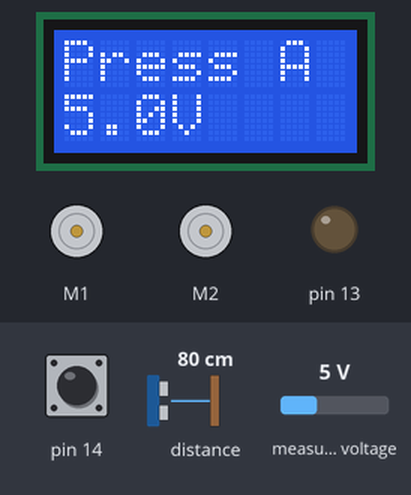
A sketch run on a simulated Arduino Leonardo, built with avr-gcc and run on an emulated ATmega32U4. Shown: 8×2 character LCD, 2 × DC motor (green arrow = forward, orange = backward, longer = faster), output pins drawn as LEDs (lit = HIGH). The test bench sets the inputs (shaded band); at power-on: pin 14 HIGH, distance to the obstacle 80 cm, measured voltage 5 V.

Above: at 1.2 s.
1.3 s: pin 14 pulled LOW for 0.15 s
At 1.35 s:
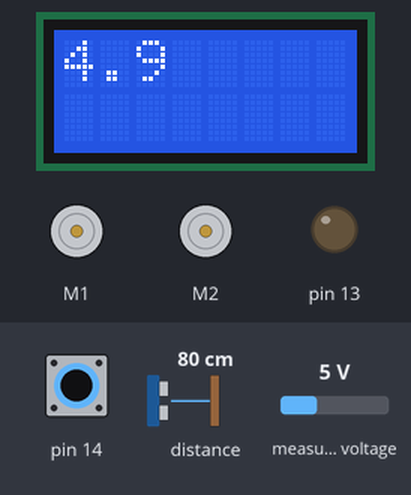
2.0 s: pin 14 pulled LOW for 1 s
At 3.2 s:
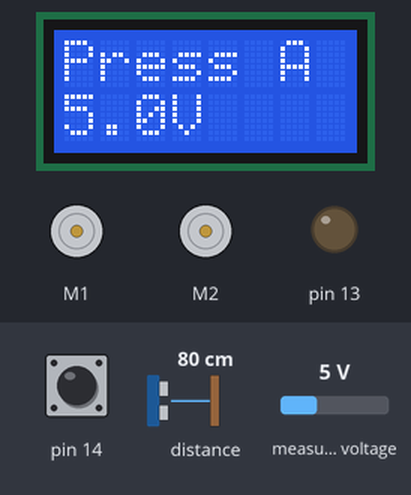
4.5 s: pin 14 pulled LOW for 0.15 s
At 4.65 s:
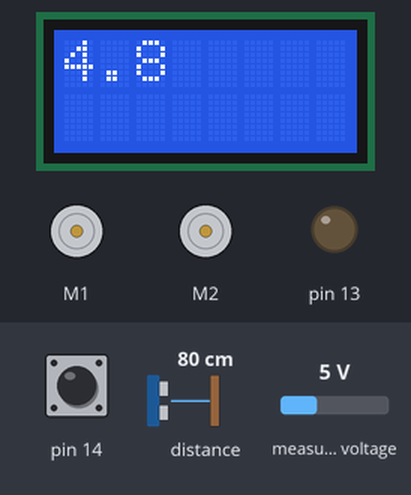
5.2 s: pin 14 pulled LOW for 3.2 s
At 5.6 s:
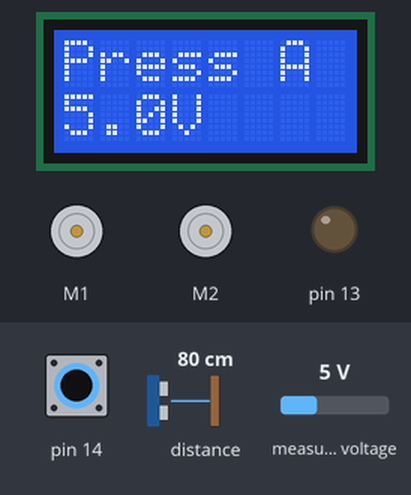
9.9 s: pin 14 pulled LOW for 0.15 s
At 15.4 s:
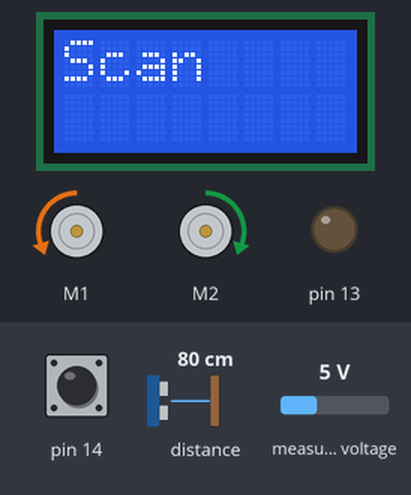
Timing chart, 0 to 20.6 s (numbered marks = the images above; inputs shaded):
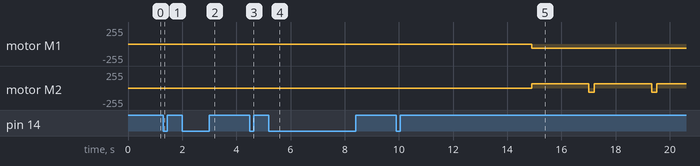

The sketch:

ExampleInLibrary.ino
```cpp
/* This example shows how you might use the Zumo 32U4 in a robot
sumo competition.

It uses the line sensors to detect the white border of the sumo
ring so it can avoid driving out of the ring (similar to the
BorderDetect example).  It also uses the Zumo 32U4's proximity
sensors to scan for nearby opponents and drive towards them.

For this code to work, jumpers on the front sensor array
must be installed in order to connect pin 4 to RGT and connect
pin 20 to LFT.

This code was tested on a Zumo 32U4 with 75:1 HP micro metal
gearmotors. */

#include <Wire.h>
#include <Zumo32U4.h>

Zumo32U4LCD lcd;
Zumo32U4ButtonA buttonA;
Zumo32U4Buzzer buzzer;
Zumo32U4Motors motors;
Zumo32U4LineSensors lineSensors;
Zumo32U4ProximitySensors proxSensors;

unsigned int lineSensorValues[3];

// When the reading on a line sensor goes below this value, we
// consider that line sensor to have detected the white border at
// the edge of the ring.  This value might need to be tuned for
// different lighting conditions, surfaces, etc.
const uint16_t lineSensorThreshold = 500;//1000

// The speed that the robot uses when backing up.
const uint16_t reverseSpeed = 100;//200

// The speed that the robot uses when turning.
const uint16_t turnSpeed = 100;//200

// The speed that the robot usually uses when moving forward.
// You don't want this to be too fast because then the robot
// might fail to stop when it detects the white border.
const uint16_t forwardSpeed = 150;//200

// These two variables specify the speeds to apply to the motors
// when veering left or veering right.  While the robot is
// driving forward, it uses its proximity sensors to scan for
// objects ahead of it and tries to veer towards them.
const uint16_t veerSpeedLow = 0;
const uint16_t veerSpeedHigh = 100;//250

// The speed that the robot drives when it detects an opponent in
// front of it, either with the proximity sensors or by noticing
// that it is caught in a stalemate (driving forward for several
// seconds without reaching a border).  400 is full speed.
const uint16_t rammingSpeed = 100;//400

// The amount of time to spend backing up after detecting a
// border, in milliseconds.
const uint16_t reverseTime = 200;

// The minimum amount of time to spend scanning for nearby
// opponents, in milliseconds.
const uint16_t scanTimeMin = 200;

// The maximum amount of time to spend scanning for nearby
// opponents, in milliseconds.
const uint16_t scanTimeMax = 2100;

// The amount of time to wait between detecting a button press
// and actually starting to move, in milliseconds.  Typical robot
// sumo rules require 5 seconds of waiting.
const uint16_t waitTime = 5000;

// If the robot has been driving forward for this amount of time,
// in milliseconds, without reaching a border, the robot decides
// that it must be pushing on another robot and this is a
// stalemate, so it increases its motor speed.
const uint16_t stalemateTime = 4000;

// This enum lists the top-level states that the robot can be in.
enum State
{
  StatePausing,
  StateWaiting,
  StateScanning,
  StateDriving,
  StateBacking,
};

State state = StatePausing;

enum Direction
{
  DirectionLeft,
  DirectionRight,
};

// scanDir is the direction the robot should turn the next time
// it scans for an opponent.
Direction scanDir = DirectionLeft;

// The time, in milliseconds, that we entered the current top-level state.
uint16_t stateStartTime;

// The time, in milliseconds, that the LCD was last updated.
uint16_t displayTime;

// This gets set to true whenever we change to a new state.
// A state can read and write this variable this in order to
// perform actions just once at the beginning of the state.
bool justChangedState;

// This gets set whenever we clear the display.
bool displayCleared;

void setup()
{
  // Uncomment if necessary to correct motor directions:
  //motors.flipLeftMotor(true);
  //motors.flipRightMotor(true);

  lineSensors.initThreeSensors();
  proxSensors.initThreeSensors();

  changeState(StatePausing);
}

void loop()
{
  bool buttonPress = buttonA.getSingleDebouncedPress();

  if (state == StatePausing)
  {
    // In this state, we just wait for the user to press button
    // A, while displaying the battery voltage every 100 ms.

    motors.setSpeeds(0, 0);

    if (justChangedState)
    {
      justChangedState = false;
      lcd.print(F("Press A"));
    }

    if (displayIsStale(100))
    {
      displayUpdated();
      lcd.gotoXY(0, 1);
      lcd.print(readBatteryMillivolts()/1000);
      lcd.print(".");
      lcd.print(readBatteryMillivolts()/100%10);
      lcd.print("V");
    }

    if (buttonPress)
    {
      // The user pressed button A, so go to the waiting state.
      changeState(StateWaiting);
    }
  }
  else if (buttonPress)
  {
    // The user pressed button A while the robot was running, so pause.
    changeState(StatePausing);
  }
  else if (state == StateWaiting)
  {
    // In this state, we wait for a while and then move on to the
    // scanning state.

    motors.setSpeeds(0, 0);

    uint16_t time = timeInThisState();

    if (time < waitTime)
    {
      // Display the remaining time we have to wait.
      uint16_t timeLeft = waitTime - time;
      lcd.gotoXY(0, 0);
      lcd.print(timeLeft / 1000 % 10);
      lcd.print('.');
      lcd.print(timeLeft / 100 % 10);
    }
    else
    {
      // We have waited long enough.  Start moving.
      changeState(StateScanning);
    }
  }
  else if (state == StateBacking)
  {
    // In this state, the robot drives in reverse.

    if (justChangedState)
    {
      justChangedState = false;
      lcd.print(F("Back"));
    }

    motors.setSpeeds(-reverseSpeed, -reverseSpeed);

    // After backing up for a specific amount of time, start
    // scanning.
    if (timeInThisState() >= reverseTime)
    {
      changeState(StateScanning);
    }
  }
  else if (state == StateScanning)
  {
    // In this state the robot rotates in place and tries to find
    // its opponent.

    if (justChangedState)
    {
      justChangedState = false;
      lcd.print(F("Scan"));
    }

    if (scanDir == DirectionRight)
    {
      motors.setSpeeds(turnSpeed, -turnSpeed);
    }
    else
    {
      motors.setSpeeds(-turnSpeed, turnSpeed);
    }

    uint16_t time = timeInThisState();

    if (time > scanTimeMax)
    {
      // We have not seen anything for a while, so start driving.
      changeState(StateDriving);
    }
    else if (time > scanTimeMin)
    {
      // Read the proximity sensors.  If we detect anything with
      // the front sensor, then start driving forwards.
      proxSensors.read();
      if (proxSensors.countsFrontWithLeftLeds() >= 2
        || proxSensors.countsFrontWithRightLeds() >= 2)
      {
        changeState(StateDriving);
      }
    }
  }
  else if (state == StateDriving)
  {
    // In this state we drive forward while also looking for the
    // opponent using the proximity sensors and checking for the
    // white border.

    if (justChangedState)
    {
      justChangedState = false;
      lcd.print(F("Drive"));
      ledGreen(1);
    }

    // Check for borders.
    lineSensors.read(lineSensorValues);
    if (lineSensorValues[0] < lineSensorThreshold)
    {
      scanDir = DirectionRight;
      changeState(StateBacking);
    }
    if (lineSensorValues[2] < lineSensorThreshold)
    {
      scanDir = DirectionLeft;
      changeState(StateBacking);
    }

    // Read the proximity sensors to see if know where the
    // opponent is.
    proxSensors.read();
    uint8_t sum = proxSensors.countsFrontWithRightLeds() + proxSensors.countsFrontWithLeftLeds();
    int8_t diff = proxSensors.countsFrontWithRightLeds() - proxSensors.countsFrontWithLeftLeds();

    if (sum >= 4 || timeInThisState() > stalemateTime)
    {
      // The front sensor is getting a strong signal, or we have
      // been driving forward for a while now without seeing the
      // border.  Either way, there is probably a robot in front
      // of us and we should switch to ramming speed to try to
      // push the robot out of the ring.
      motors.setSpeeds(rammingSpeed, rammingSpeed);
      lcd.print(F("Ram"));
      // Turn on the red LED when ramming.
      ledRed(1);
    }
    else if (sum == 0)
    {
      // We don't see anything with the front sensor, so just
      // keep driving forward.  Also monitor the side sensors; if
      // they see an object then we want to go to the scanning
      // state and turn torwards that object.

      motors.setSpeeds(forwardSpeed, forwardSpeed);

      if (proxSensors.countsLeftWithLeftLeds() >= 2)
      {
        // Detected something to the left.
        scanDir = DirectionLeft;
        changeState(StateScanning);
      }

      if (proxSensors.countsRightWithRightLeds() >= 2)
      {
        // Detected something to the right.
        scanDir = DirectionRight;
        changeState(StateScanning);
      }

      ledRed(0);
    }
    else
    {
      // We see something with the front sensor but it is not a
      // strong reading.

      if (diff >= 1)
      {
        // The right-side reading is stronger, so veer to the right.
        motors.setSpeeds(veerSpeedHigh, veerSpeedLow);
      }
      else if (diff <= -1)
      {
        // The left-side reading is stronger, so veer to the left.
        motors.setSpeeds(veerSpeedLow, veerSpeedHigh);
      }
      else
      {
        // Both readings are equal, so just drive forward.
        motors.setSpeeds(forwardSpeed, forwardSpeed);
      }
      ledRed(0);
    }
  }
}

// Gets the amount of time we have been in this state, in
// milliseconds.  After 65535 milliseconds (65 seconds), this
// overflows to 0.
uint16_t timeInThisState()
{
  return (uint16_t)(millis() - stateStartTime);
}

// Changes to a new state.  It also clears the LCD and turns off
// the LEDs so that the things the previous state were doing do
// not affect the feedback the user sees in the new state.
void changeState(uint8_t newState)
{
  state = (State)newState;
  justChangedState = true;
  stateStartTime = millis();
  ledRed(0);
  ledYellow(0);
  ledGreen(0);
  lcd.clear();
  displayCleared = true;
}

// Returns true if the display has been cleared or the contents
// on it have not been updated in a while.  The time limit used
// to decide if the contents are staled is specified in
// milliseconds by the staleTime parameter.
bool displayIsStale(uint16_t staleTime)
{
  return displayCleared || (millis() - displayTime) > staleTime;
}

// Any part of the code that uses displayIsStale to decide when
// to update the LCD should call this function when it updates the
// LCD.
void displayUpdated()
{
  displayTime = millis();
  displayCleared = false;
}
```

Measured:
- after the input at 1.3 s, the display: first changes at once (image 1 shows a later state)
- after the input at 2.0 s, the display: changes at once (image 2)
- after the input at 4.5 s, the display: first changes at once (image 3 shows a later state)
- after the input at 5.2 s, motor M1: stays stopped (without the input it goes to backward 63/255 after 4.3 s); motor M2: stays stopped (without the input it goes to forward 63/255 after 4.3 s); the display: changes at once (image 4)
- after the input at 9.9 s, motor M1: stopped → backward 63/255 after 5.0 s; motor M2: alternates forward 63/255 for 2.1 s and backward 63/255 for 0.20 s, starting after 5.0 s; the display: first changes at once (image 5 shows a later state)
